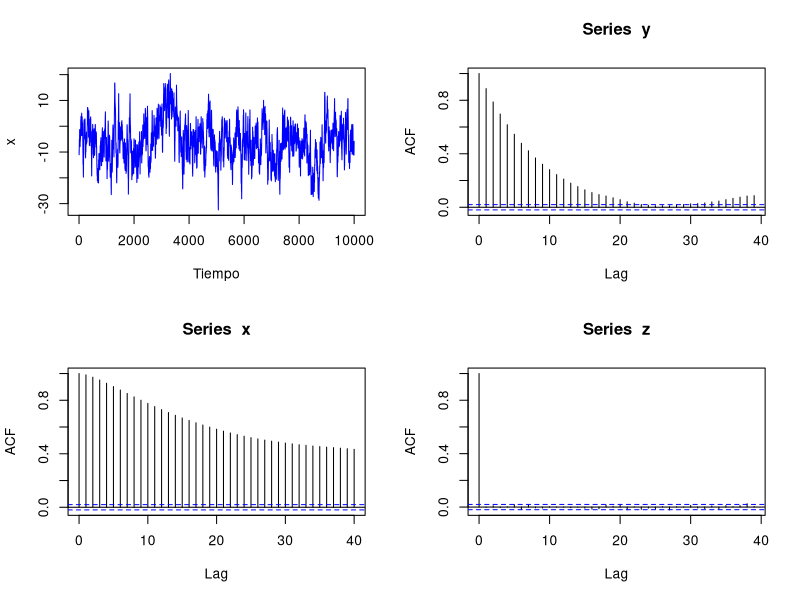
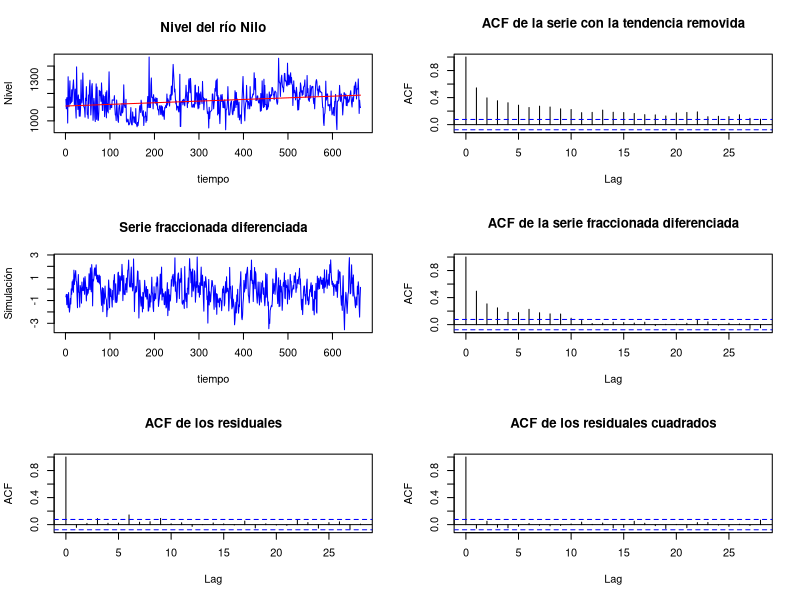
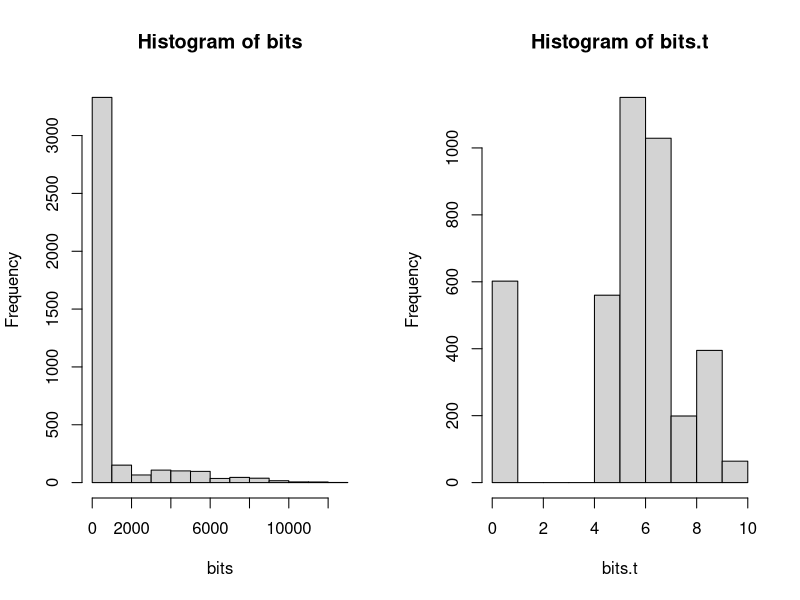
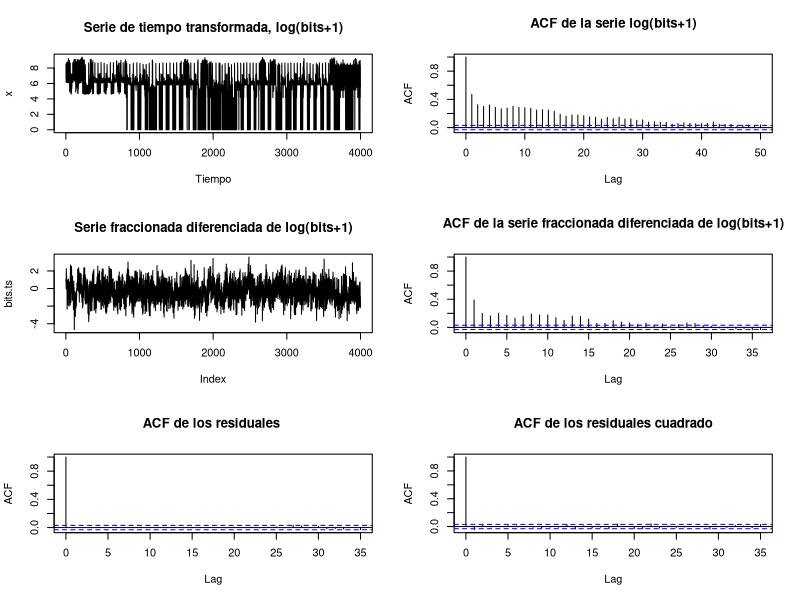
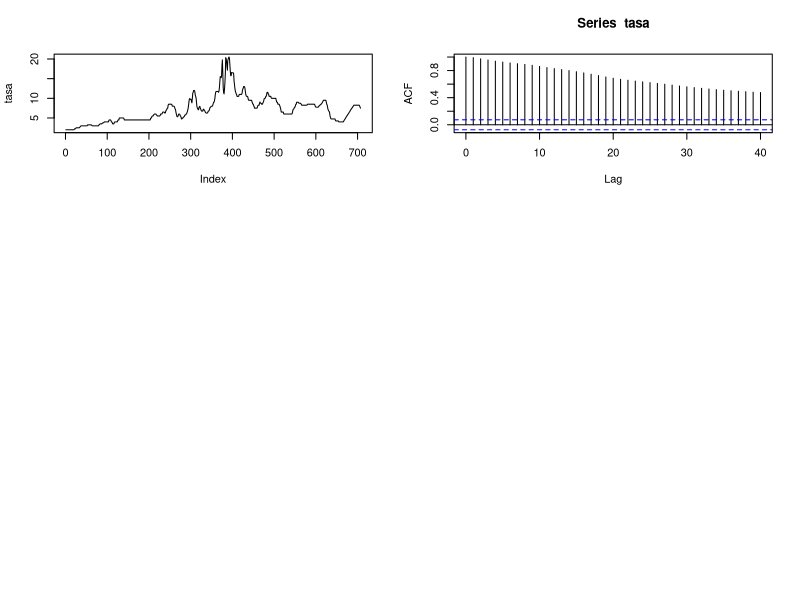

Source code (R) for these figures, in order:
## ---- chunk 1
cf=rep(40)
d=0.45
cf[1]=-d
for (i in 1:39) cf[i+1]=-cf[i]*(d-i)/(i+1)
## ---- chunk 2
library(fracdiff)
set.seed(1)
fds.sim=fracdiff.sim(10000,ar=0.9,d=0.4)
x=fds.sim$series
fds.fit=fracdiff(x,nar = 1)
## ---- chunk 3
n <- length(x)
L <- 30
d <- fds.fit$d
fdc <- d
fdc[1] <- fdc
# Calculo de los coeficientes
for (k in 2:L) fdc[k] <- fdc[k-1] * (d+1-k) / k
y <- rep(0, L)
# Calculo de la serie fraccionadamente diferenciada
for (i in (L+1):n) {
  csm <- x[i]
  for (j in 1:L) csm <- csm + ((-1)^j) * fdc[j] * x[i-j]
  y[i] <- csm
}
y <- y[(L+1):n]
z.ar <- ar(y)
ns <- 1 + z.ar$order
z <- z.ar$res [ns:length(y)]
# Graficos
par(mfcol = c(2, 2))
plot(as.ts(x), ylab = "x", xlab="Tiempo", col="blue")
acf(x) ; acf(y) ; acf(z)
## ---- chunk 4
# Resumen
summary(fds.fit)
## ---- chunk 5
Nilo=read.table("data/Nilemin.txt", header = T)
# Variables
Nivel=Nilo$Depth
n=length(Nivel)
tiempo=seq(1:n)
# Regresion linela para removver la tendencia
y=lm(Nivel~tiempo, Nilo)
summary(y)
reg=y$coefficients[1]+y$coefficients[2]*tiempo
Nilo.det=Nivel-reg
# Ajuste de la serie fraccionada diferenciada
Nilo.frac=fracdiff(Nilo.det, nar = 1)
summary(Nilo.frac)
# Simulacion de la serie fraccionada diferenciada
Nilo.sim=fracdiff.sim(n,ar=Nilo.frac$ar,d=Nilo.frac$d)
Nilo.sim.ts=Nilo.sim$series
# Modelo AR(1) para conseguir los residuales
Nilo.ar=ar(Nilo.sim.ts,order.max = 1)
Nilo.resid=Nilo.ar$resid[2:n]
## ---- chunk 6
par(mfrow=c(3,2))
plot(tiempo,Nivel, type="l", col="blue", main="Nivel del río Nilo")
lines(tiempo,y$coefficients[1]+y$coefficients[2]*tiempo,col="red")
acf(Nilo.det, main="ACF de la serie con la tendencia removida")
plot(tiempo,Nilo.sim.ts, type="l", col="blue", ylab="Simulación", main="Serie fraccionada diferenciada")
acf(Nilo.sim.ts, main="ACF de la serie fraccionada diferenciada")
acf(Nilo.resid, main="ACF de los residuales")
acf(Nilo.resid^2, main="ACF de los residuales cuadrados")
## ---- chunk 7
LAN=read.table("data/LAN.txt", header = T)
bits=LAN$bits
# Transformacion log(bits+1)
bits.t=log(bits+1)
# Histogramas
par(mfrow=c(1,2))
hist(bits)
hist(bits.t)
# Ajuste de un modelo FARIMA con d=48
bits.frac=fracdiff(bits.t,nar=48)
summary(bits.frac)
# simulacion del proceso FARIMA
bits.sim=fracdiff.sim(length(bits),ar=bits.frac$ar, d=bits.frac$d)
bits.ts=bits.sim$series
# Modelo AR(26) para conseguir los residuales
bits.ar=ar(bits.ts,order.max = 26)
bits.resid=bits.ar$resid
# Graficos
par(mfrow=c(3,2))
plot(bits.t, type="l", main = "Serie de tiempo transformada, log(bits+1)", xlab = "Tiempo", ylab = "x")
acf(bits.t, lag.max = 50, main="ACF de la serie log(bits+1)")
plot(bits.ts, type = "l", main = "Serie fraccionada diferenciada de log(bits+1)")
acf(bits.ts, main="ACF de la serie fraccionada diferenciada de log(bits+1)")
acf(bits.resid[27:4000], main="ACF de los residuales ")
acf(bits.resid[27:4000]^2, main="ACF de los residuales cuadrado")
## ---- chunk 8
TPB=read.table("data/mprime.txt",header = T)
tasa=TPB$Interest
plot(tasa, type = "l")
acf(tasa,lag.max = 40)
